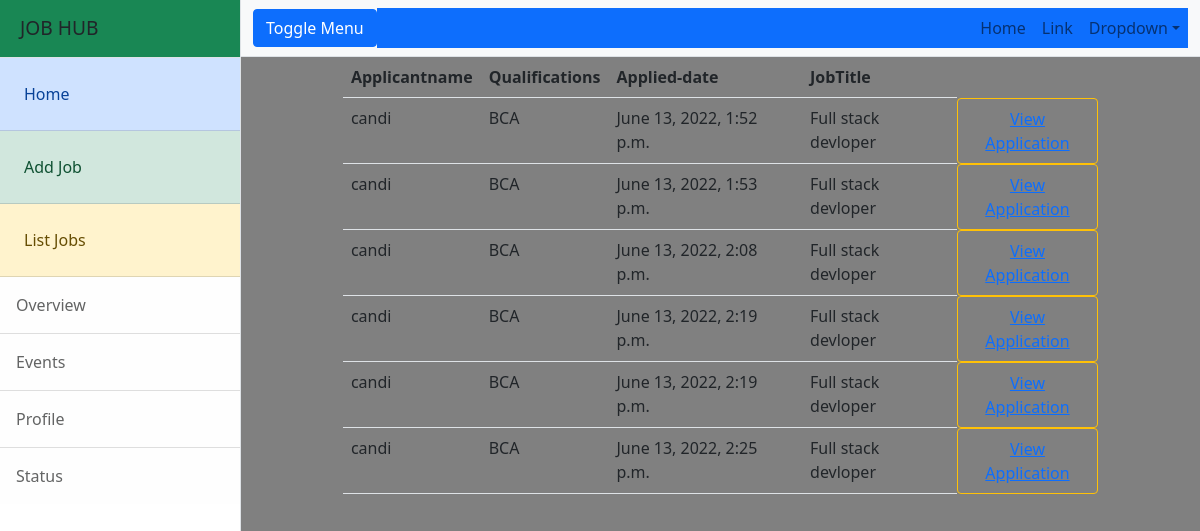
The app's page /employer/applications/list/2 (signed in), older data.
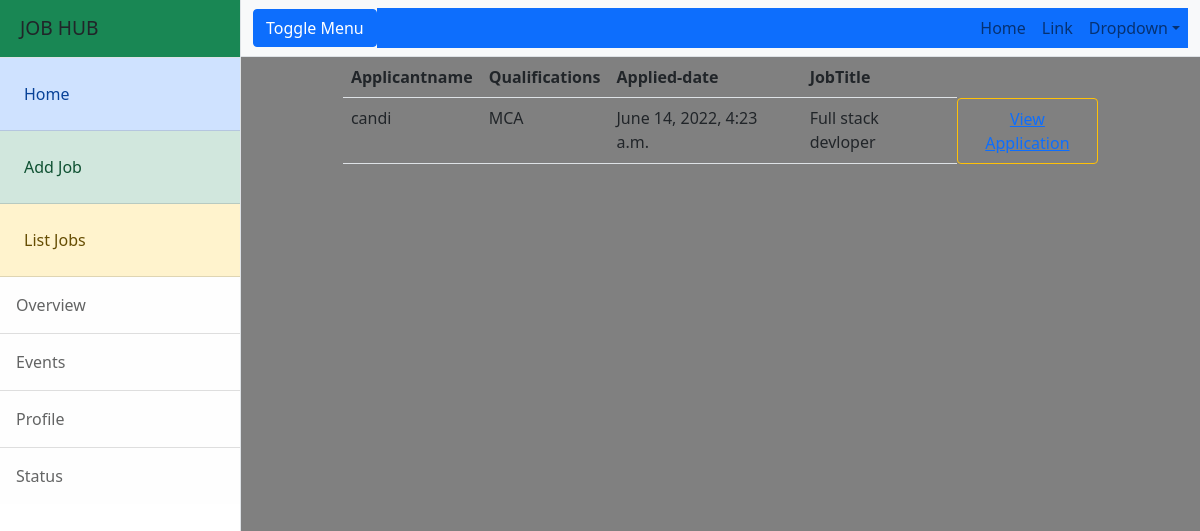
The same page, newer data.
### employer/models.py (models this page shows, shortened)
class Applications(models.Model):
    applicant=models.ForeignKey(User,on_delete=models.CASCADE,related_name="applicant")
    job=models.ForeignKey(Jobs,on_delete=models.CASCADE)
    options=(
        ("applied","applied"),
        ("accepted","accepted"),
        ("rejected0","rejected"),
        ("pending","pending"),
        ("cancelled","cancelled")
    )
    status=models.CharField(max_length=120,choices=options,default="applied")
    date=models.DateTimeField(auto_now_add=True)
    class Meta:
        unique_together= ("applicant","job")

class User(AbstractUser):
    options=(
        ("employer","employer"),
        ("candidate","candidate")
    )
    role=models.CharField(max_length=120,choices=options,default="candidate")
    phone=models.CharField(max_length=12,null=True)

class Jobs(models.Model):
    job_title=models.CharField(max_length=150)
    company=models.ForeignKey(User,on_delete=models.CASCADE,related_name="company")
    location=models.CharField(max_length=120)
    salary=models.PositiveIntegerField(null=True)
    experience=models.PositiveIntegerField(default=0)
    created_date=models.DateField(auto_now_add=True)
    last_date=models.DateField(null=True)
    active_status=models.BooleanField(default=True)
    job_description=models.TextField(null=True)

### candidate/models.py (models this page shows)
class CandidateProfile(models.Model):
    user=models.OneToOneField(User,on_delete=models.CASCADE,related_name="candidate")
    profile_pic=models.ImageField(upload_to="canprofiles")
    resume=models.FileField(upload_to="cvs",null=True)
    qualification=models.CharField(max_length=120)
    skills=models.CharField(max_length=120)
    experience=models.PositiveIntegerField(default=0)

### employer/views.py (the view)
# urls.py: path("applications/list/<int:id>",views.EmployeeListApplications.as_view(),name='emp-app-list'),
class EmployeeListApplications(ListView):
    model = Applications
    context_object_name = "applications"
    template_name = "emp-applist.html"
    def get_queryset(self):
        return Applications.objects.filter(job=self.kwargs.get("id")).exclude(status="cancelled")

### employer/templates/emp-applist.html
{%extends 'base.html'%}
{%block body_block%}
<div class="container">
 <div class="row">
  <div class="col-1"></div>
  <div class="col-10">
   <table class="table">
    <tr>
     <th>Applicantname</th>
     <th>Qualifications</th>
     <th>Applied-date</th>
     <th>JobTitle</th>
    </tr>
    {%for application in applications%}
    <tr>
     <td>{{application.applicant.username}}</td>
     <td>{{application.applicant.candidate.qualification}}</td>
     <td>{{application.date}}</td>
     <td>{{application.job.job_title}}</td>
     <td class="btn btn-warning"><a href="{%url 'emp-app-detail' application.id%}">View Application</a> </td>
    </tr>
    {%endfor%}
   </table>
  </div>
  <div class="col-1"></div>
 </div>
</div>
{%endblock%}

Row changes from the older to the newer data that the page shows:
removed Applications: applicant.username "candi", applicant.candidate.qualification "BCA", date "June 13, 2022, 1:52 p.m.", job.job_title "Full stack devloper"
removed Applications: applicant.username "candi", applicant.candidate.qualification "BCA", date "June 13, 2022, 1:53 p.m.", job.job_title "Full stack devloper"
removed Applications: applicant.username "candi", applicant.candidate.qualification "BCA", date "June 13, 2022, 2:08 p.m.", job.job_title "Full stack devloper"
removed Applications: applicant.username "candi", applicant.candidate.qualification "BCA", date "June 13, 2022, 2:19 p.m.", job.job_title "Full stack devloper"
removed Applications: applicant.username "candi", applicant.candidate.qualification "BCA", date "June 13, 2022, 2:19 p.m.", job.job_title "Full stack devloper"
removed Applications: applicant.username "candi", applicant.candidate.qualification "BCA", date "June 13, 2022, 2:25 p.m.", job.job_title "Full stack devloper"
added Applications: applicant.username "candi", applicant.candidate.qualification "MCA", date "June 14, 2022, 4:23 a.m.", job.job_title "Full stack devloper"
